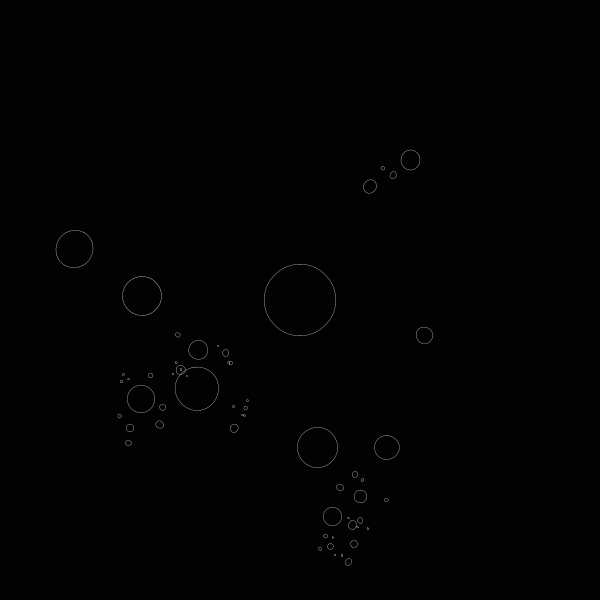
Frame 1 (no input)
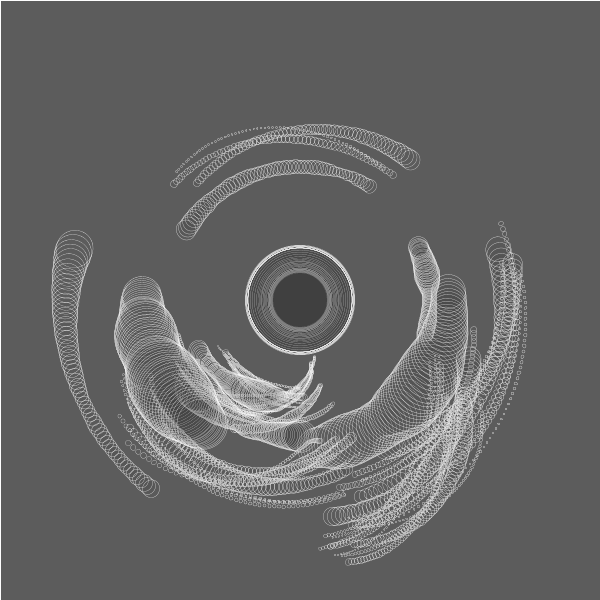
Frame 60 (the mouse pressed at the canvas centre just before this capture)
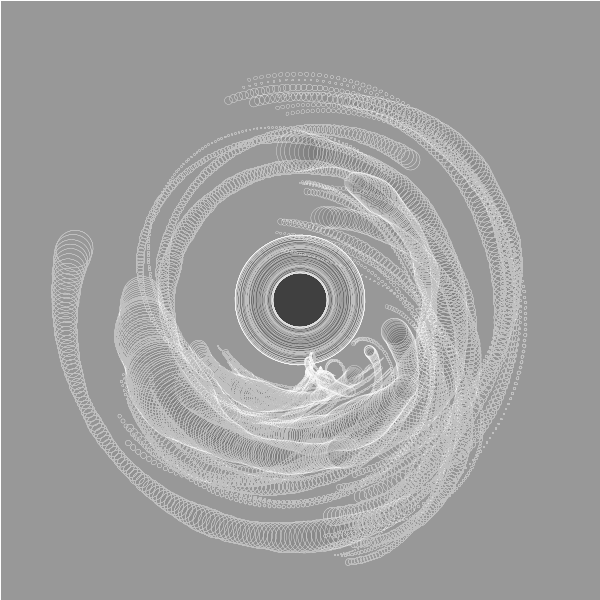
Frame 120 (the mouse held since frame 60 and released just before this capture)

The Processing sketch that drew these frames (run headless with seeded random() and noise(); from frame 60 on, the mouse is pressed at the canvas centre):

// Processing sketch: sketch_345
// ── sketch_345.pde
// 2D solar system - nested system

Planet sun;

void setup() {
  size(600, 600);
  smooth();
  pixelDensity(2);
  background(0);

  sun = new Planet(100, 0, 0);
  sun.spawnMoons(5, 1);
}

void draw() {
  fill(255, 2);
  rect(0, 0, width, height);
  translate(width/2, height/2);
  sun.show();
  sun.orbit();
}
// ── Planet.pde
class Planet {
  float radius;
  float angle;
  float distance;
  Planet[] planets;
  float orbitSpeed;
  float roff;


  Planet(float r, float d, float o) {
    radius = r;
    distance = d;
    angle = random(TWO_PI);
    orbitSpeed = o;
       roff = random(10);

  }

  void orbit() {
    angle = angle + orbitSpeed;
    if (planets != null) {

      for (int i = 0; i < planets.length; i++) {
        planets[i].orbit();
      }
    }
  }

  void spawnMoons(int total, int level) {
    planets = new Planet[total];
    for (int i = 0; i < planets.length; i++) {
      float r = radius * random(0.2, 0.6);
      //float d = random(100/level, 250/level);
      float d = radius + r;
      float o = random(-0.03, 0.03);
      planets[i] = new Planet(r, d, o);
      if (level < 4) {
        int num = int(random(5));
        planets[i].spawnMoons(num, level + 1);
      }
    }
  }

  void show() {
    pushMatrix();
    strokeWeight(.3);
    stroke(255);
    fill(0, 5);
    rotate(angle);
    translate(distance, 0);
    roff += 0.02;
    ellipse(0, 0, radius*2*noise(roff), radius*2*noise(roff));

    if (planets != null) {
      for (int i = 0; i < planets.length; i++) {
        planets[i].show();
      }
    }
    popMatrix();
  }
}
